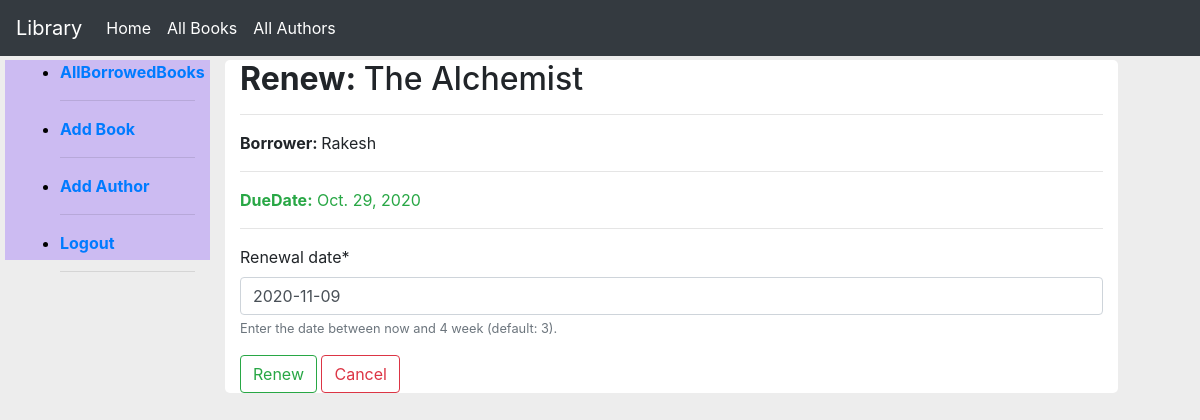
The page /catalog/books/4c1671d9-479e-42bd-809a-2dbfb96cf727/renewal/ (signed in) on the database as committed earlier.
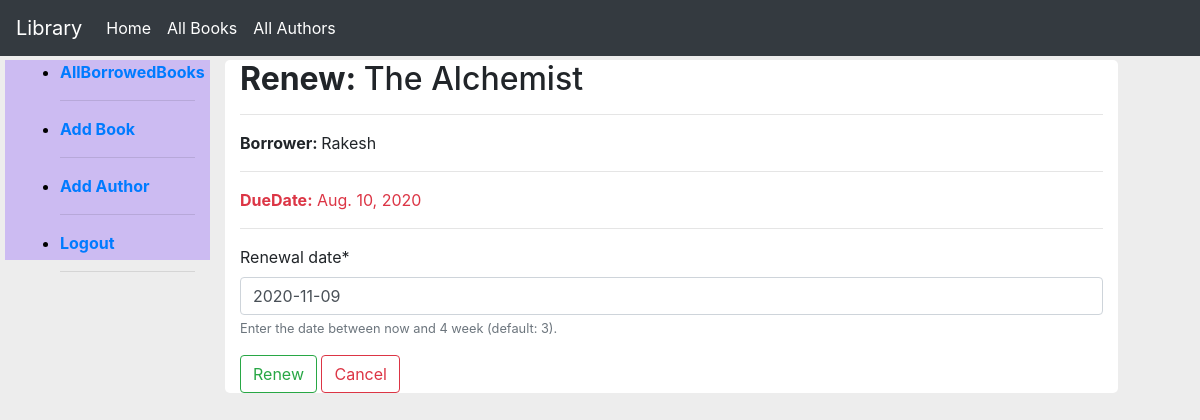
The same page on the database as committed later.
### catalog/models.py (models this page shows, shortened)
class BookInstance(models.Model):
    id = models.UUIDField(primary_key=True, default=uuid.uuid4, help_text="Unique ID of the book")
    book = models.ForeignKey('Book',on_delete=models.CASCADE, null=True)
    imprint = models.CharField(max_length=200)
    due_back = models.DateField(null=True, blank=True)
    LOAN_STATUS = (('m','Maintenance'),('o','On Loan'),('a','Available'),('r', 'Received'))
    status = models.CharField(max_length=1, choices=LOAN_STATUS, blank=True,default='m', help_text="Book Availability")
    borrower = models.ForeignKey(User,on_delete=models.SET_NULL, null=True,blank=True)
    class Meta:
        ordering = ['due_back']
        permissions = (('Can_mark_retuned','Set book as returned'),)
    @property
    def is_overdure(self):
        if self.due_back and date.today() > self.due_back:
            return True
        else:
            return False

class Book(models.Model):
    title = models.CharField(max_length=200)
    author = models.ForeignKey('Author', on_delete=models.SET_NULL, null=True)
    summary = models.TextField(max_length=1000, help_text="Enter a brief description of the book")
    isbn = models.CharField('ISBN', max_length=13,help_text="13 character unique number")
    genre = models.ManyToManyField(Genre, help_text="Select the genre of the book")
    language = models.ForeignKey('Language', on_delete=models.SET_NULL, null=True)
    def display_genre(self):
        return ", ".join(genre.name for genre in self.genre.all()[:3])
    display_genre.short_description = "Genre"

### catalog/views.py (the view)
# urls.py: path('books/<uuid:pk>/renewal/',views.renew_books, name="renew_book_librarian"),
@permission_required('catalog.Can_mark_retuned')
def renew_books(request,pk):
    book_instance = get_object_or_404(BookInstance,id=pk)
    if request.method == "POST":
        form = RenewLoanBook(request.POST)
        if form.is_valid():
            book_instance.due_back = form.cleaned_data['renewal_date']
            book_instance.save()
            return redirect(reverse_lazy('catalog:allloanedbooks'))
    else:
        proposed_date = datetime.date.today() + datetime.timedelta(weeks=3)
        form = RenewLoanBook(initial={'renewal_date':proposed_date})
    ctx = {
       'book_instance':book_instance,
       'form': form
    }
    return render(request,'catalog/renewal_book.html',ctx)

### catalog/forms.py (shortened to what this page needs)
class RenewLoanBook(forms.Form):
    renewal_date = forms.DateField(help_text="Enter the date between now and 4 week (default: 3).")

### catalog/templates/catalog/renewal_book.html (shortened to what this page needs)
{% extends "catalog/base.html" %}
{% load crispy_forms_tags %}
{% block content %}
   <h2><strong>Renew: </strong>{{ book_instance.book.title }}</h2>
   <hr>
   <p><strong>Borrower: </strong>{{ book_instance.borrower }}</p>
   <hr>
   <p class="{% if book_instance.is_overdure %}text-danger{% else %}text-success{% endif %}"><strong>DueDate:</strong> {{ book_instance.due_back }}</p>
   <hr>
   <form class="" action="" method="post">
     {{ form | crispy }}
     <input type="submit" name="Renew" value="Renew" class="btn btn-outline-success">
     <input class="btn btn-outline-danger" type="submit" name="Cancel" value="Cancel" onclick="window.location='{% url 'catalog:allloanedbooks' %}';return false;'">
   </form>
{% endblock %}

Rows that differ between the two databases and show on the page:
changed BookInstance "The Alchemist": due_back "Oct. 29, 2020" → "Aug. 10, 2020"
